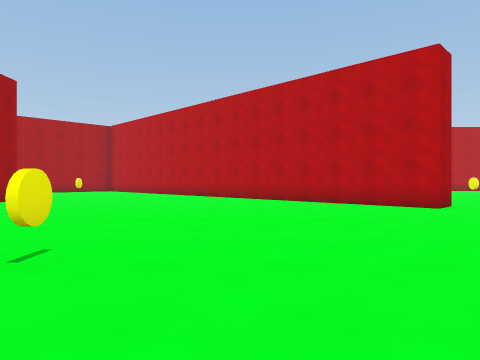
view 1 (above)

24 first-person views from a walk through a Unity game level. The camera is 1.3 m above the floor, looks level and sees 70° across. The floor is counted in squares, 2 m on a side. Each view is taken from the middle of a square. On the plan, view 1 faces up. The plan holds only what a view shows up to about 10 squares ahead; the rest is blank. The place goes on beyond the plan.

view 2
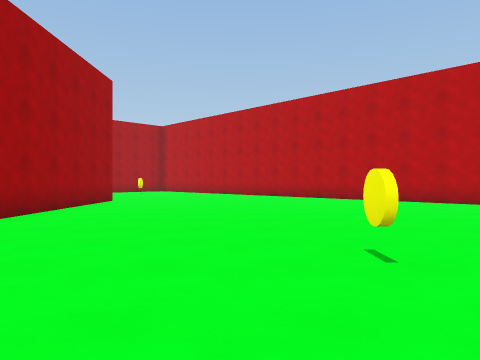

view 3
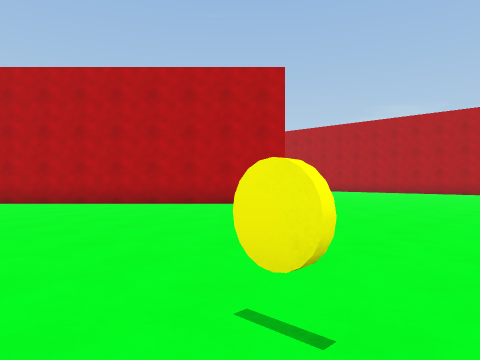

view 4
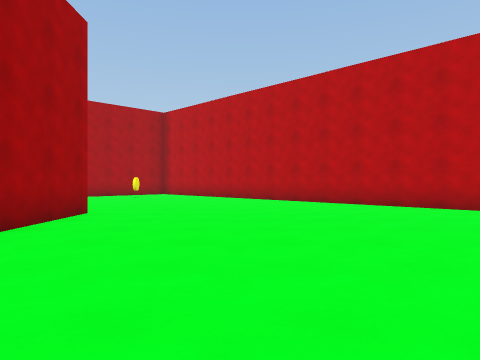

view 5
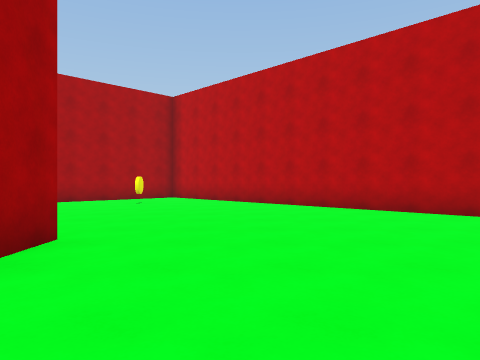

view 6
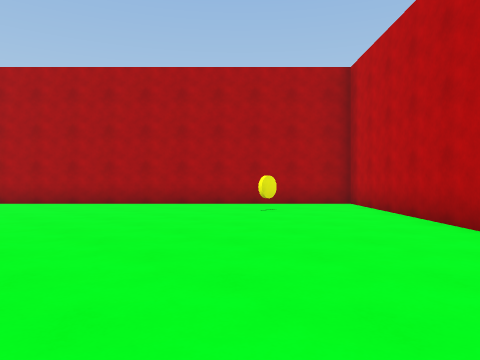

view 7
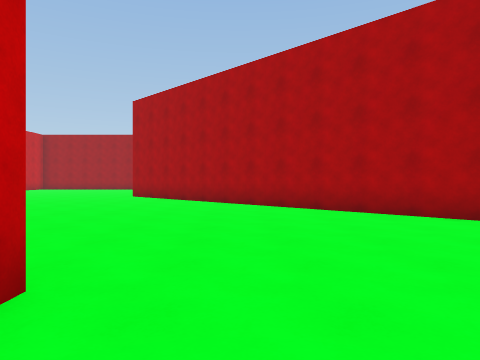

view 8
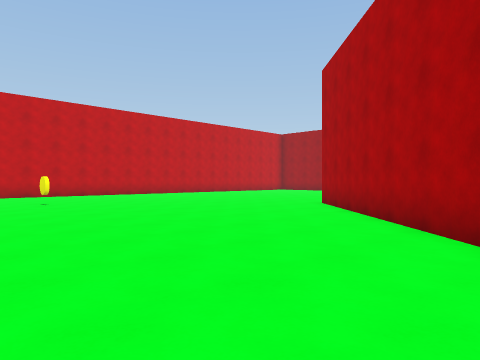

view 9
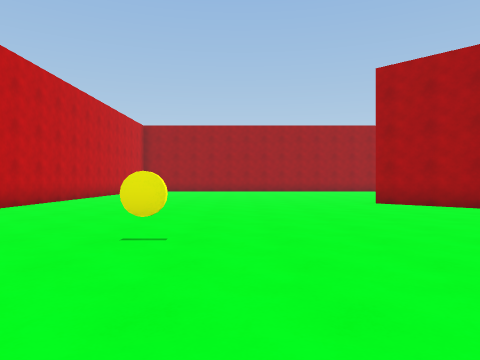

view 10
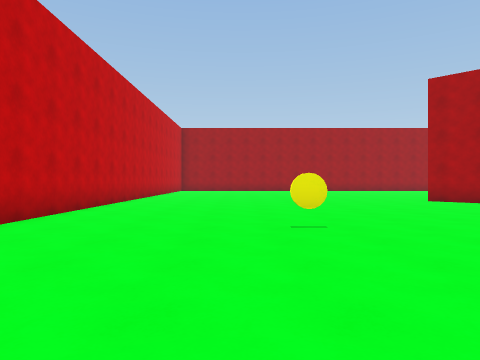

view 11
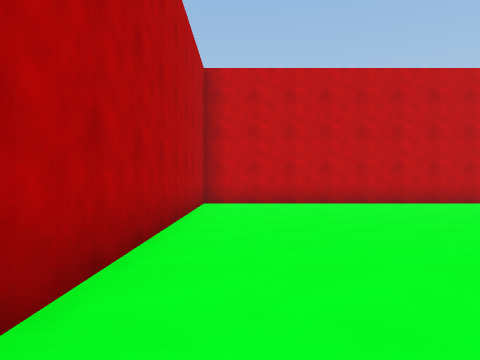

view 12
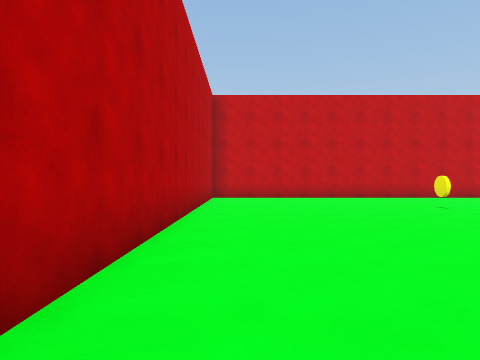

view 13
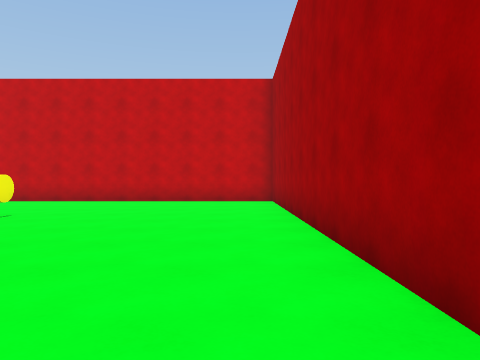

view 14
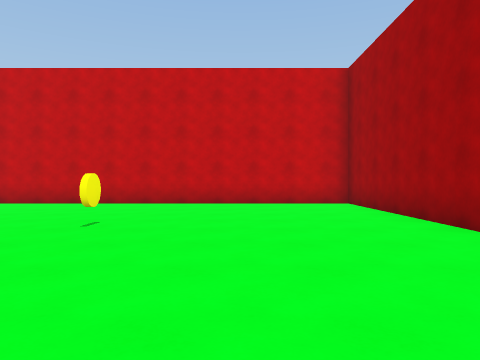

view 15
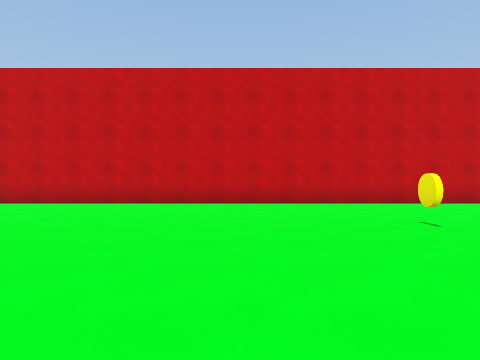

view 16
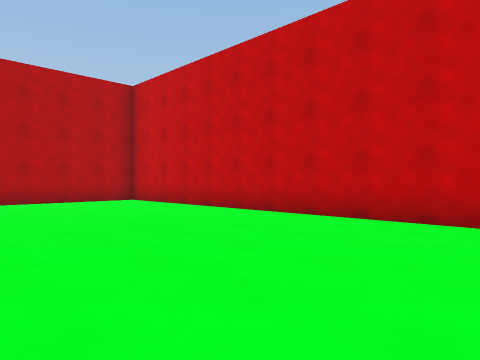

view 17
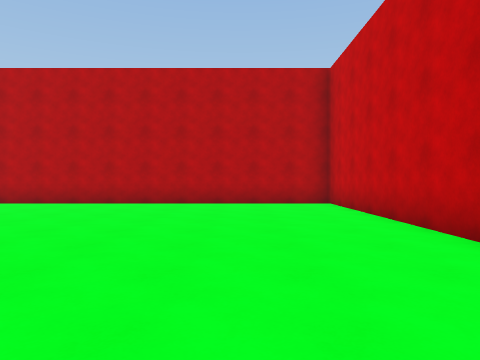

view 18
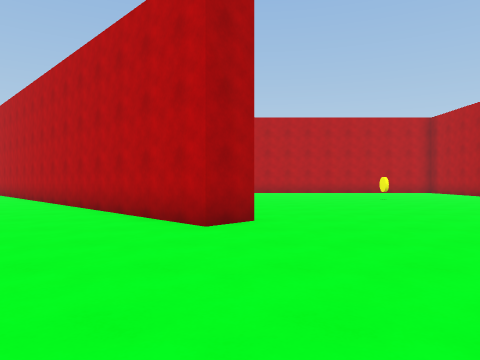

view 19
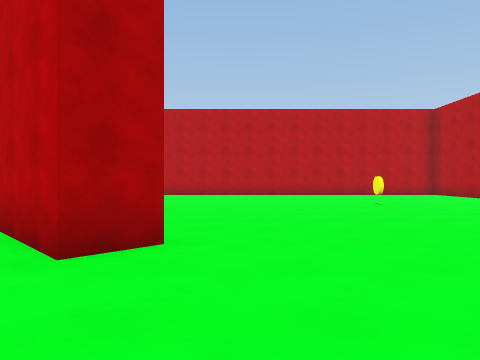

view 20
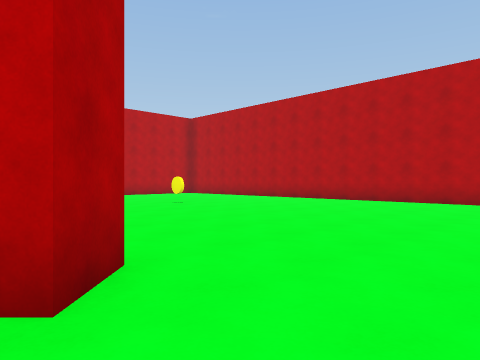

view 21
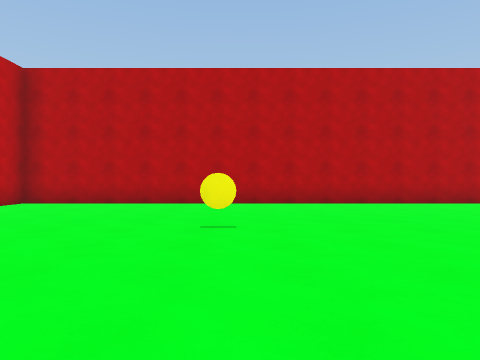

view 22
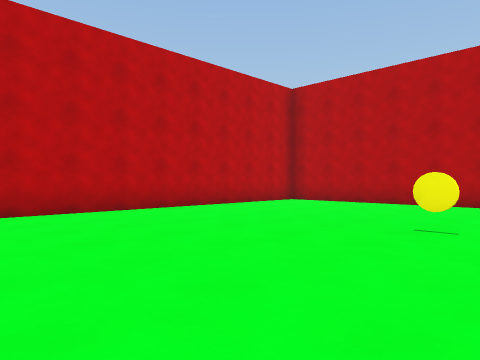

view 23
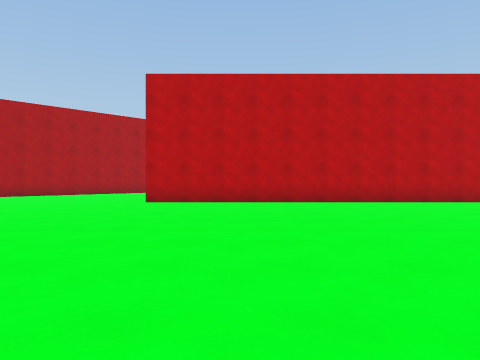

view 24
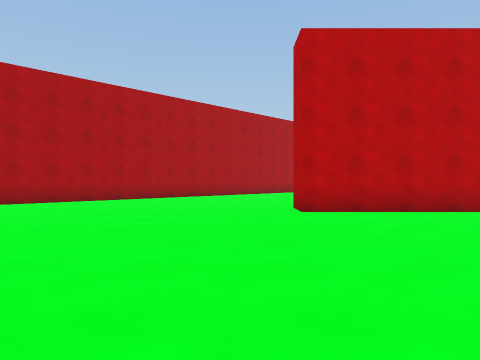

### Floor plan
Points are (right, up) in squares from view 1. A wall is a line through its corners. A room is listed if a view was taken in it or the views show most of it. See-through windows are left out.
Room 1 (views 1, 2, 3, 4, 5, 6, 7, 8, 9, 10, 11, 12, 13, 14, 15, 16, 17, 18, 19, 20, 21, 22, 23, 24)
walls: (5.3, 8.6) (4.5, 7.8) (-7.5, 19.8) (-19.5, 7.8); (-7, 10.8) (-7, -1.5) (14.5, -1.5) (14.5, 20) (2.3, 20) (2.3, 21); (-4.2, 23.1) (-5.4, 21.9); (-20, -1.5) (-8, -1.5) (-8, 9.6)
objects: yellow coin (-14, 3); yellow coin (-8, 17); yellow coin (-2, 3); yellow coin (10, 14)

Positions as (right, up) in squares from view 1, and headings:
1: (0, 0), facing up
2: (-3, 0), facing up
3: (-3, 2), facing up-right
4: (-4, 4), facing up
5: (-5, 7), facing up
6: (-3, 11), facing up-left
7: (-6, 12), facing left
8: (-11, 13), facing down-left
9: (-10, 4), facing left
10: (-9, 2), facing left
11: (-9, 8), facing down
12: (-9, 11), facing down
13: (-6, 9), facing down
14: (-4, 8), facing down
15: (1, 8), facing down
16: (4, 4), facing down-right
17: (5, 1), facing right
18: (5, 3), facing up
19: (6, 5), facing up
20: (4, 6), facing up-right
21: (5, 14), facing right
22: (5, 13), facing up-right
23: (5, 10), facing up
24: (1, 13), facing up
